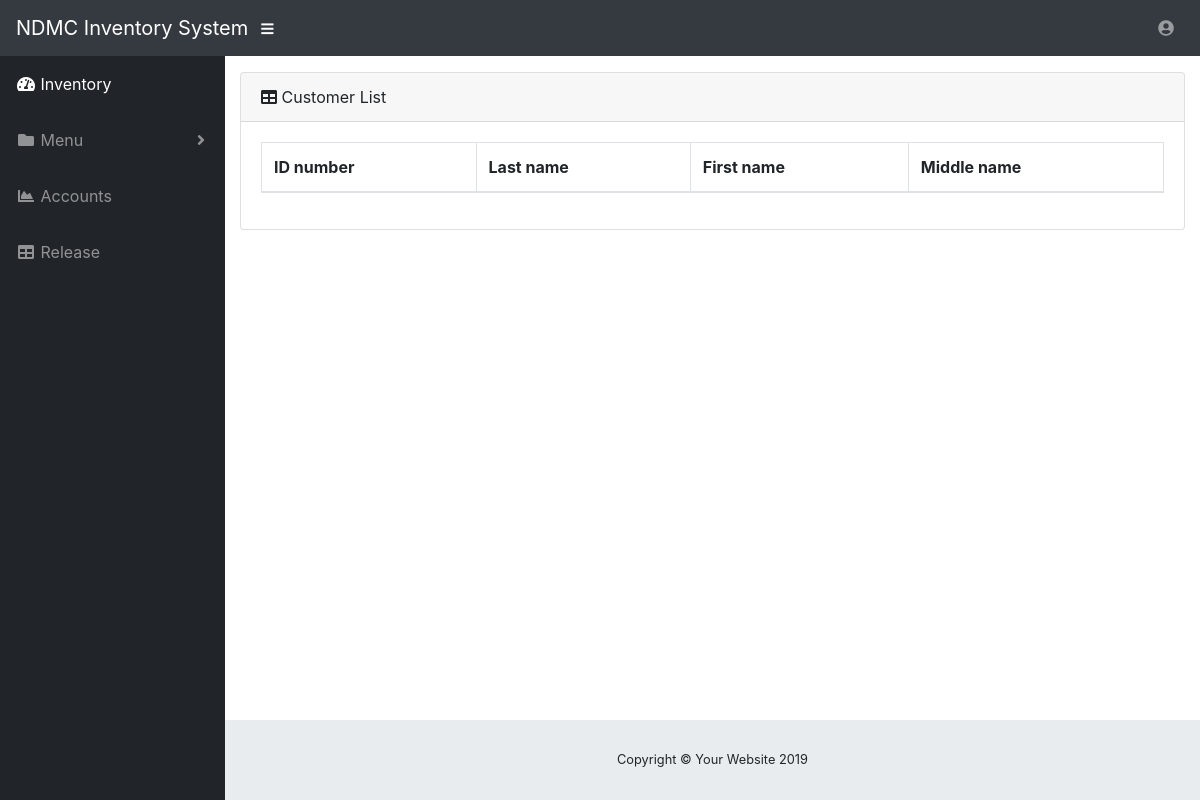
Page /stock/customer/ (signed in) on the earlier database version.
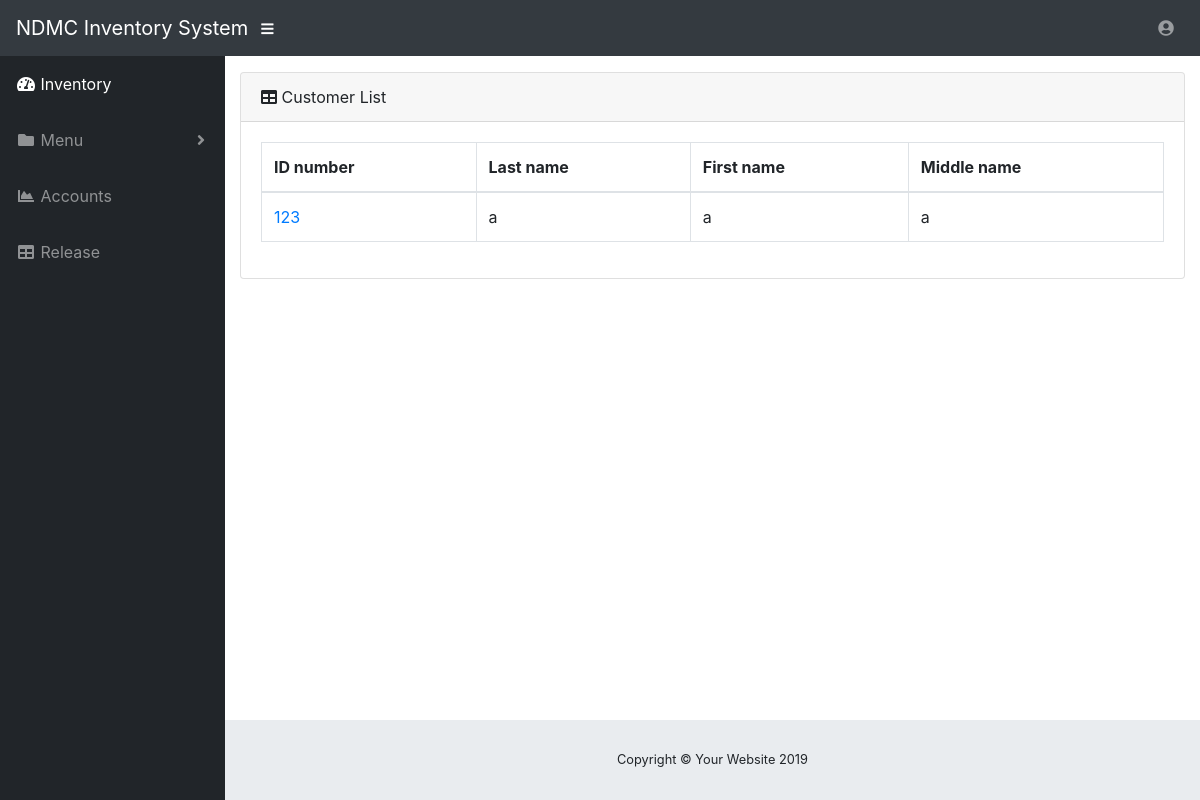
Same page on the later database version.
### stock/models.py (models this page shows, shortened)
class Customer(models.Model):
    user                    = models.ForeignKey(User, on_delete=models.CASCADE)
    id_number               = models.CharField(max_length=255)
    last_name               = models.CharField(max_length=255)
    first_name              = models.CharField(max_length=255)
    middle_name             = models.CharField(max_length=255)
    course                  = models.ForeignKey('Course', on_delete=models.CASCADE)
    year                    = models.CharField(
                                                max_length=9,
                                                choices=YEAR_CHOICES,
                                                default='1st'
                                            )
    status                  = models.CharField(
                                                max_length=9,
                                                choices=STATUS_CHOICES,
                                                default='single'
                                            )
    date_created            = models.DateTimeField(auto_now_add=True)
    date_modified           = models.DateTimeField(auto_now=True)
    slug                    = models.SlugField(null=True, blank=True)

### stock/views.py (the view)
# urls.py: path('customer/', CustomerList.as_view(), name='customer-list'),
class CustomerList(LoginRequiredMixin, View):
    def get(self, request, *args, **kwargs):
        post = Customer.objects.all()
        context = {
            'post': post,
        }
        return render(request, 'stock/customer_list.html', context)

### templates/stock/customer_list.html (shortened to what this page needs)
{% extends 'base.html' %}
{% load staticfiles %}
{% block content %}
    <div id="content-wrapper">
      <div class="container-fluid">
        <div class="card mb-3">
          <div class="card-header">
            <i class="fas fa-table"></i>
            Customer List</div>
          <div class="card-body">
            <div class="table-responsive">
              <table class="table table-bordered" id="dataTable" width="100%" cellspacing="0">
                <thead>
                  <tr>
                    <th>ID number</th>
                    <th>Last name</th>
                    <th>First name</th>
                    <th>Middle name</th>
                  </tr>
                </thead>
                <tbody>
                  {% if post %}
                    {% for post in post %}
                      <tr>
                        <td><a href="{% url 'stock:customer-detail' post.id_number %}">{{ post.id_number }}</a></td>
                        <td>{{ post.last_name }}</td>
                        <td>{{ post.first_name }}</td>
                        <td>{{ post.middle_name }}</td>
                      </tr>
                  {% endfor %}
                {% endif %}
                </tbody>
              </table>
            </div>
          </div>
        </div>
      </div>
      <footer class="sticky-footer">
        <div class="container my-auto">
          <div class="copyright text-center my-auto">
            <span>Copyright © Your Website 2019</span>
          </div>
        </div>
      </footer>
    </div>
  </div>
{% endblock %}

Differences in the rows shown:
added Customer: id_number "123", last_name "a", first_name "a", middle_name "a"
